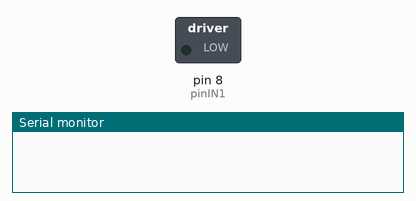
Recording of a sketch running on a simulated Arduino Uno, built with avr-gcc and run on an emulated ATmega328P. On the bench: switched loads named in the sketch (green lamp = pin HIGH), the last lines printed to the serial monitor.

Above: at 1.0 s.
At 3.0 s:
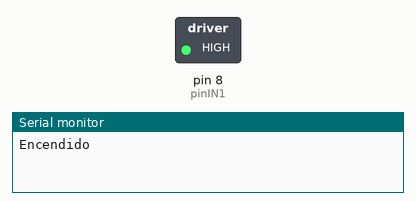
Timing chart, 0 to 5.2 s (numbered marks = the images above):
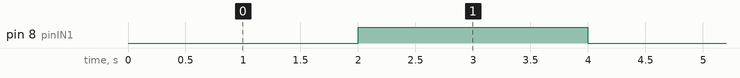

Measured:
- by itself, pin 8 (pinIN1): alternates HIGH for 2.0 s and LOW for 2.0 s

The sketch:

Motor_copy_20240708173329.ino
```cpp
// Definición de los pines
const int pinIN1 = 8;

// Variable de estado
bool estado = false;

void setup() {
  // Configurar los pines como salidas
  pinMode(pinIN1, OUTPUT);

  // Inicializar el motor apagado
  digitalWrite(pinIN1, LOW);

  Serial.begin(9600);
}

void loop() {
   // Alternar el estado cada 2 segundos (ejemplo)
  delay(2000);
  estado = !estado;

  if (estado) {
    // Encender el motor en una dirección
    digitalWrite(pinIN1, HIGH);
    Serial.print("Encendido");
  } else {
    // Apagar el motor
    digitalWrite(pinIN1, LOW);
    Serial.print("Apagado");
  }
}
```
